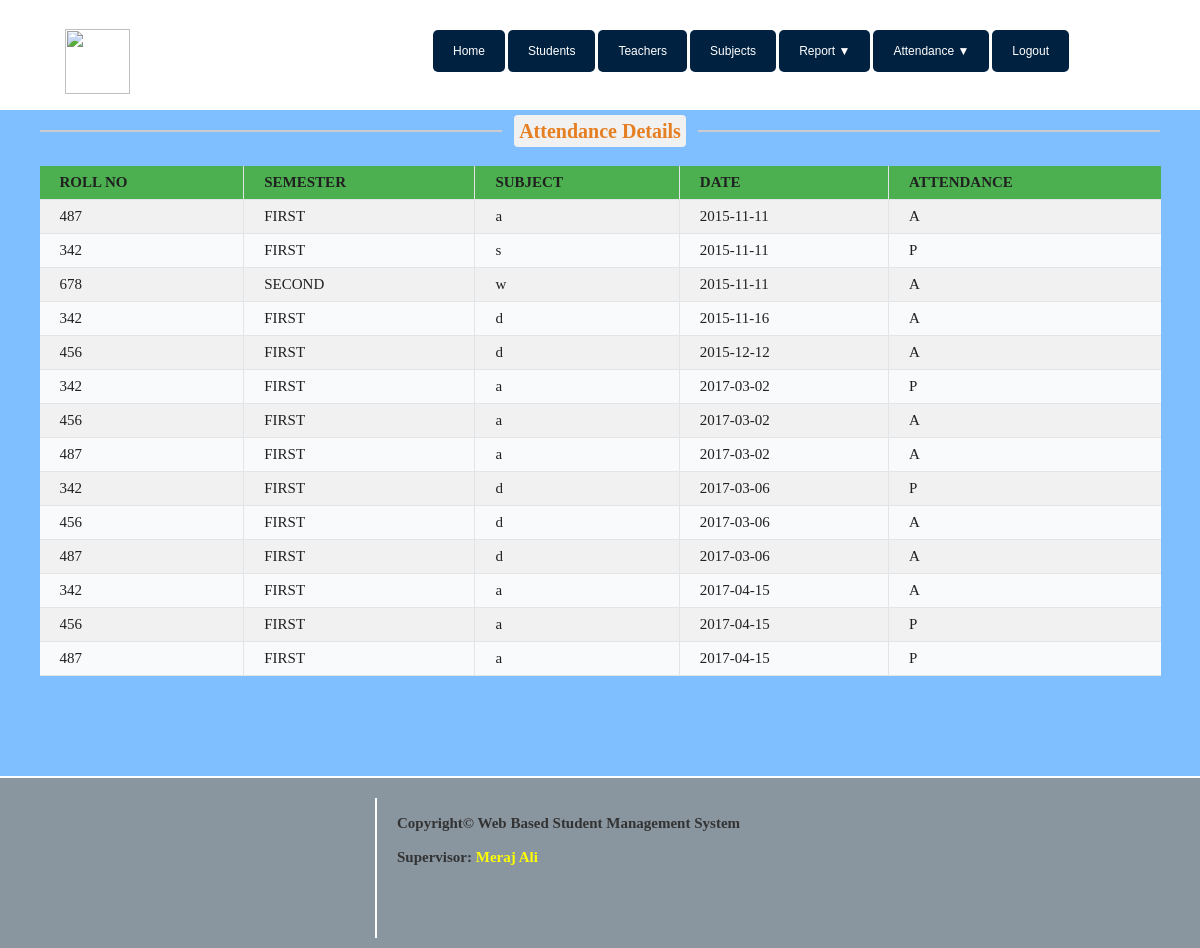
Screenshot of /attendance_details.php with the database file from the repository.
### tables this page shows
CREATE TABLE `attd_tbl` (
  `std_id` int(11) NOT NULL,
  `semester` varchar(50) NOT NULL,
  `subject` varchar(50) NOT NULL,
  `date` date NOT NULL,
  `attendance` varchar(10) NOT NULL,
  `id` int(11) NOT NULL
);

### attendance_details.php (the view, shortened to what this page needs)
<?php
$dbhost="localhost";
$dbuser="root";
$dbpass="";
$dbname="sis";
$conn=mysqli_connect("$dbhost","$dbuser","$dbpass") or die("could not connect to mysql");
mysqli_select_db($conn,$dbname);
?>
<?php
include "include/header.php"; ?>
				<div class="content">
                    <div class="text-center">
                        <hr class="team_hr team_hr_left hr_gray"/><span class="span_blog txt_darkgrey txt_orange">Attendance Details</span>
                        <hr class="team_hr team_hr_right hr_gray" />
                    </div>
				    <br>
                    <center>
					<?php
					echo"<center><table >";
					  	echo"<tr>
					        <th>ROLL NO</th>
					        <th>SEMESTER</th>
					        <th>SUBJECT</th>
					        <th>DATE</th>
					        <th>ATTENDANCE</th>
					        </tr>";
						mysqli_select_db($conn,$dbname);
			            $query=mysqli_query($conn,"Select * from attd_tbl group by date,semester,subject,std_id");
			            while($row=mysqli_fetch_row($query))
				      	{
				        		echo"<tr>";
				                echo '<td>'. $row[0] . '</td>';
				                echo '<td>'. $row[1] . '</td>';
				      			echo '<td>'. $row[2] . '</td>';
				      			echo '<td>'. $row[3] . '</td>';
				      			echo '<td>'. $row[4] . '</td>';
							   echo"</tr>";
				      }
					  echo"</center></table>";
					?>
					</center>
				</div>
<?php include "include/footer.php"; ?>

### include/header.php (shortened to what this page needs)
<html >
	<head>
		<link rel="stylesheet" href="http://localhost:8082/FINALPROJECT2/css/C.css" type="text/css">
	</head>
	<body>
		<div id="page">
			<div class="header">
				<img src="http://localhost:8082/FINALPROJECT2/image/vu.jpg" alt="logo" width="350" height="104" align="left">
				<ul class="nav">
				<br><br>
					<li style="margin-left:25%;border-left:0px solid #bbb"><a href="#">Home</a></li>
					<li><a href="student_details.php">Students</a></li>
					<li><a href="teacher_details.php">Teachers</a></li>
					<li><a href="subject_details.php">Subjects</a></li>
					<li><a href=" ">Report <span >▼</span></a>
					</li>
					<li><a href=" ">Attendance <span >▼</span></a>
					</li>
					<li><a href="logout_admin.php">Logout</a></li>
				</ul>
			</div>

### include/footer.php
<div class="footer">
					<div class="footer_txt" >
	                                <span>
	                        <div class="footer_bottom_content">
	                            <br>
	                            Copyright&copy; Web Based Student Management System
	                            <br><br>
	                             Supervisor: <a href="https://www.facebook.com/merajalicse" target="new">Meraj Ali</a><br>
	                        </div></span>
	                </div>
				</div>
		</div>
	</body>
</html>

### css/C.css (style rules this page uses)
#page { width: 100%; height: 100%; margin: 0 auto; }
html,body,p,h2,div,ul,li,a { margin: 0; padding: 0; }
body { background-color: #09123B; background-color:#80BFFF; }
a { text-decoration: none; list-style-type: none; color: #37a5dd; }
.header { position: fixed; top:0; width: 100%; height: 100px; z-index: 1; border-radius: ; background-color: white; color: white; text-align: center; text-decoration: none; //font-family: Times New Roman; //font-size: 25px; //font-style: italic; font-weight: ; padding: 5px; }
ul.nav li { list-style-type: none; float: left; }
ul.nav li a { //font-family: Times New Roman; font-family: sans-serif; font-size: 12px; font-style: ; color:white; display: inline; text-align: left; text-decoration: none; background-color: grey; background-color:#0C141A; background-color:#002240; border-radius: 5px; padding: 14px 20px; margin-right: 3px; }
img { width: 65px; height: 65px; display: block; margin-top: 24px; margin-left: 108px; margin-left: 5%; }
.content { position: relative; top:110px; //min-height: 2000px; min-height: 270px; //width: 750px; //width: 100%; //border: 2px solid white; border-radius: 0px; background-color: #80BFFF; color: white; //text-align: center; //text-decoration: none; font-family: Times New Roman; font-size: 20px; font-style: ; font-weight: ; //margin-top: 200px; //margin-left: 230px ; //margin-left: 17%; //margin-right: 280px; padding: 10px; float: ; }
.footer { position: relative; top:; height: 130px; //height: 10%; width: 97.5%; width: 96%;//96.3 for chrome //width: 1300px; //width: 100%; border-top: 2px solid white; border-radius: 0; background-color: #8996A0; background: #8996A0; //color: white; color: #333333; text-align:left; text-decoration: blink; font-family: Times New Roman; font-size: 15px; font-style: ; font-weight: bold; //left:-9px; //top:900px; top: 200px; padding: 20px 25px; //padding-top: 50px; float: ; margin: auto; //margin-bottom: 30px; }
.footer_bottom_content { //margin: auto; //margin-bottom: 30px; //font-size: 14px; //color:#333333; padding-left: 20px; }
.footer_bottom_content a { color: yellow; }
.footer_txt { margin-left: 350px; border-left:2px solid #ffffff; min-height:140px; }
.text-center { text-align: center; }
.team_hr { //border: 1px solid #fff; width: 39%; float: left; border: 1px solid #cccccc; }
.team_hr_left { //margin-right: 80px; margin-left: 30px; float: left; }
.team_hr_right { //margin-left: 30px; margin-right: 30px; float: right; }
.span_blog { margin-bottom: 80px; }
.txt_orange { color: #e67e22; background-color: #E0E0E0; background-color: #F1F1F1; padding: 5px; border-radius: 4px; font-weight: bold; }
td:first-child { border-left:none }
td:last-child { border-right:none }
th:last-child { border-right:none }
tr:nth-child(even) { background-color: #F1F1F1 }
th { background-color: #4CAF50 }
table { border-collapse: collapse; background-color: #F9FAFB; //border-radius: 8px; width: 95%; }
th,td { border-collapse: collapse; border-right: 1px solid #E3E4E5; border-bottom: 1px solid #E3E4E5; padding: 8px 20px; text-align: left; color:#202020; //font-family: sans-serif; font-size: 15px; //height: 40px; //border-radius: 5px; }

### rows the page displays
attd_tbl: std "487", semester "FIRST", subject "a", date "2015-11-11", attendance "A"
attd_tbl: std "342", semester "FIRST", subject "s", date "2015-11-11", attendance "P"
attd_tbl: std "678", semester "SECOND", subject "w", date "2015-11-11", attendance "A"
attd_tbl: std "342", semester "FIRST", subject "d", date "2015-11-16", attendance "A"
attd_tbl: std "456", semester "FIRST", subject "d", date "2015-12-12", attendance "A"
attd_tbl: std "342", semester "FIRST", subject "a", date "2017-03-02", attendance "P"
attd_tbl: std "456", semester "FIRST", subject "a", date "2017-03-02", attendance "A"
attd_tbl: std "487", semester "FIRST", subject "a", date "2017-03-02", attendance "A"
attd_tbl: std "342", semester "FIRST", subject "d", date "2017-03-06", attendance "P"
attd_tbl: std "456", semester "FIRST", subject "d", date "2017-03-06", attendance "A"
attd_tbl: std "487", semester "FIRST", subject "d", date "2017-03-06", attendance "A"
attd_tbl: std "342", semester "FIRST", subject "a", date "2017-04-15", attendance "A"
attd_tbl: std "456", semester "FIRST", subject "a", date "2017-04-15", attendance "P"
attd_tbl: std "487", semester "FIRST", subject "a", date "2017-04-15", attendance "P"
